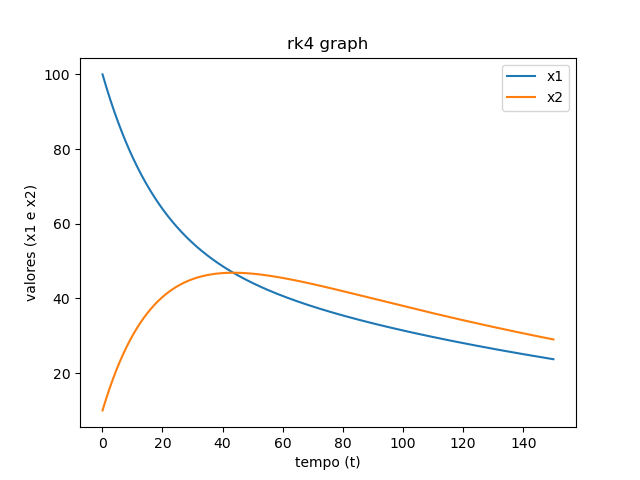

Generate this figure with Python:
import math as Math
import matplotlib.pyplot as plt

def kUm1(x1, x2):
    return 0.02 * x2 - 0.03 * x1

def kDois1(x1, x2, k1):
    return 0.02 * (x2 + k1/2) - 0.03 * (x1 + k1/2)

def kTres1(x1, x2, k2):
    return 0.02 * (x2 + k2/2) - 0.03 * (x1 + k2/2)

def kQuatro1(x1, x2, k3):
    return 0.02 * (x2 + k3) - 0.03 * (x1 + k3)

def kUm2(x1, x2):
    return 0.03 * x1 - (0.01 + 0.02) * x2

def kDois2(x1, x2, k1):
    return 0.03 * (x1 + k1 / 2) - (0.01 + 0.02) * (x2 + k1 / 2)

def kTres2(x1, x2, k2):
    return 0.03 * (x1 + k2 / 2) - (0.01 + 0.02) * (x2 + k2 / 2)

def kQuatro2(x1, x2, k3):
    return 0.03 * (x1 + k3) - (0.01 + 0.02) * (x2 + k3)

h = 0.001
t = 0.1
k11 = 0
k12 = 0
k13 = 0
k14 = 0

k21 = 0
k22 = 0 
k23 = 0
k24 = 0

x1 = 100 
x2 = 10
auxa = 0 
auxc = 0

erro =500

plt.ioff()

at=[]
ax1=[]
ax2=[]
while t<150:

    auxa = x2
    auxc = x1

    k11 = h*kUm1(x1, x2)
    k21 = h*kUm2(x1, x2)

    k12 = h*kDois1(x1, x2, k11)
    k22 = h*kDois2(x1, x2, k21)

    k13 = h*kTres1(x1, x2, k12)
    k23 = h*kTres2(x1, x2, k22)

    k14 = h*kQuatro1(x1, x2, k13)
    k24 = h*kQuatro2(x1, x2, k23)

    print('t:{} || x1:{} || x2:{} || erro:{}'.format(t,x1,x2,erro))
    at.append(t)
    ax2.append(x2)
    ax1.append(x1)
    x1 = x1 + (k11 + 2 * k12 + 2 * k13 + k14) / 6
    x2 = x2 + (k21 + 2 * k22 + 2 * k23 + k24) / 6
    erro = (x2 - auxa) / auxa + (x1 - auxc) / auxc
    t = t + h

plt.plot(at,ax1,label='x1')
plt.plot(at,ax2,label='x2')
plt.xlabel('tempo (t)')
plt.ylabel('valores (x1 e x2)')
plt.title('rk4 graph')
plt.legend()
plt.show()
